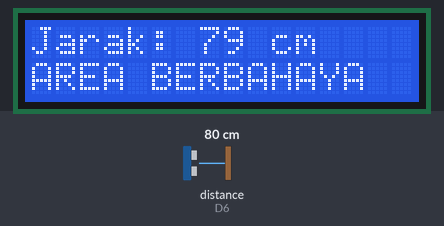
Recording of a program running on a simulated ESP8266 (NodeMCU). Shown: 16×2 character LCD. Wiring (inferred from the names in the program): ultrasonic range finder: trigger D5; echo D6. The test bench sets the inputs (shaded band); at power-on: distance to the obstacle (sensor on D6) 80 cm. The echo pulse lasts 58.3 µs per cm.

Above: at 3.2 s.
3.3 s: distance to the obstacle (sensor on D6) set to 96 cm
At 4.7 s:
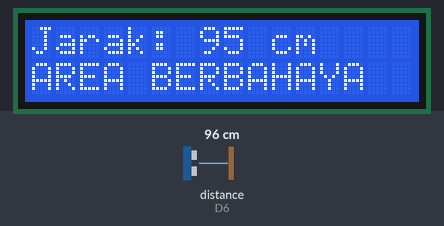
5.1 s: distance to the obstacle (sensor on D6) set to 105 cm
At 6.6 s:
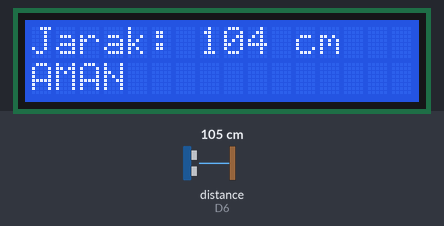
6.9 s: distance to the obstacle (sensor on D6) set to 2 cm
At 7.6 s:
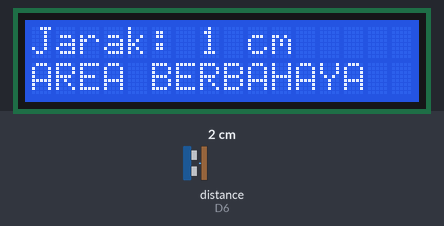
Timing chart, 0 to 9.9 s (numbered marks = the images above; inputs shaded):
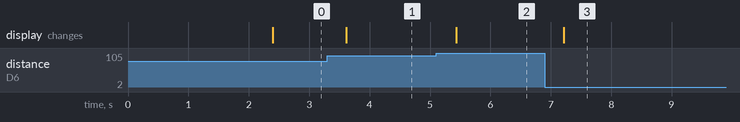

The program:

main.cpp
```cpp
#include <Arduino.h>
#include <Wire.h>
#include <LiquidCrystal_I2C.h>


const int trigPin = D5;
const int echoPin = D6;
const int sdaPin  = D2;
const int sclPin  = D1;


LiquidCrystal_I2C lcd(0x27, 16, 2);


long bacaJarakCM() {
  digitalWrite(trigPin, LOW);
  delayMicroseconds(2);
  digitalWrite(trigPin, HIGH);
  delayMicroseconds(10);
  digitalWrite(trigPin, LOW);

  long durasi = pulseIn(echoPin, HIGH, 25000); // timeout 25ms
  long jarak = durasi * 0.034 / 2;

  return jarak;
}

void setup() {

  pinMode(trigPin, OUTPUT);
  pinMode(echoPin, INPUT);


  Wire.begin(sdaPin, sclPin);


  lcd.init();
  lcd.backlight();


  lcd.setCursor(0, 0);
  lcd.print("S.H.I.E.L.D SYSTEM");
  lcd.setCursor(0, 1);
  lcd.print("Mengaktifkan...");
  delay(2000);
}

void loop() {
  long total = 0;
  const int jumlahPembacaan = 5;

  for (int i = 0; i < jumlahPembacaan; i++) {
    total += bacaJarakCM();
    delay(50);
  }

  long jarak = total / jumlahPembacaan;

  lcd.clear();
  lcd.setCursor(0, 0);
  lcd.print("Jarak: ");
  lcd.print(jarak);
  lcd.print(" cm");

  lcd.setCursor(0, 1);
  if (jarak < 100) {
    lcd.print("AREA BERBAHAYA");
  } else {
    lcd.print("AMAN");
  }

  delay(300);
}
```

Measured:
- the behaviour switches between 100 and 101 cm on distance to the obstacle (sensor on D6) (found by bisection; images 1 and 2)
- after the input at 3.3 s, the display: changes after 0.31 s (image 1)
- after the input at 5.1 s, the display: changes after 0.33 s (image 2)
- after the input at 6.9 s, the display: changes after 0.32 s (image 3)
